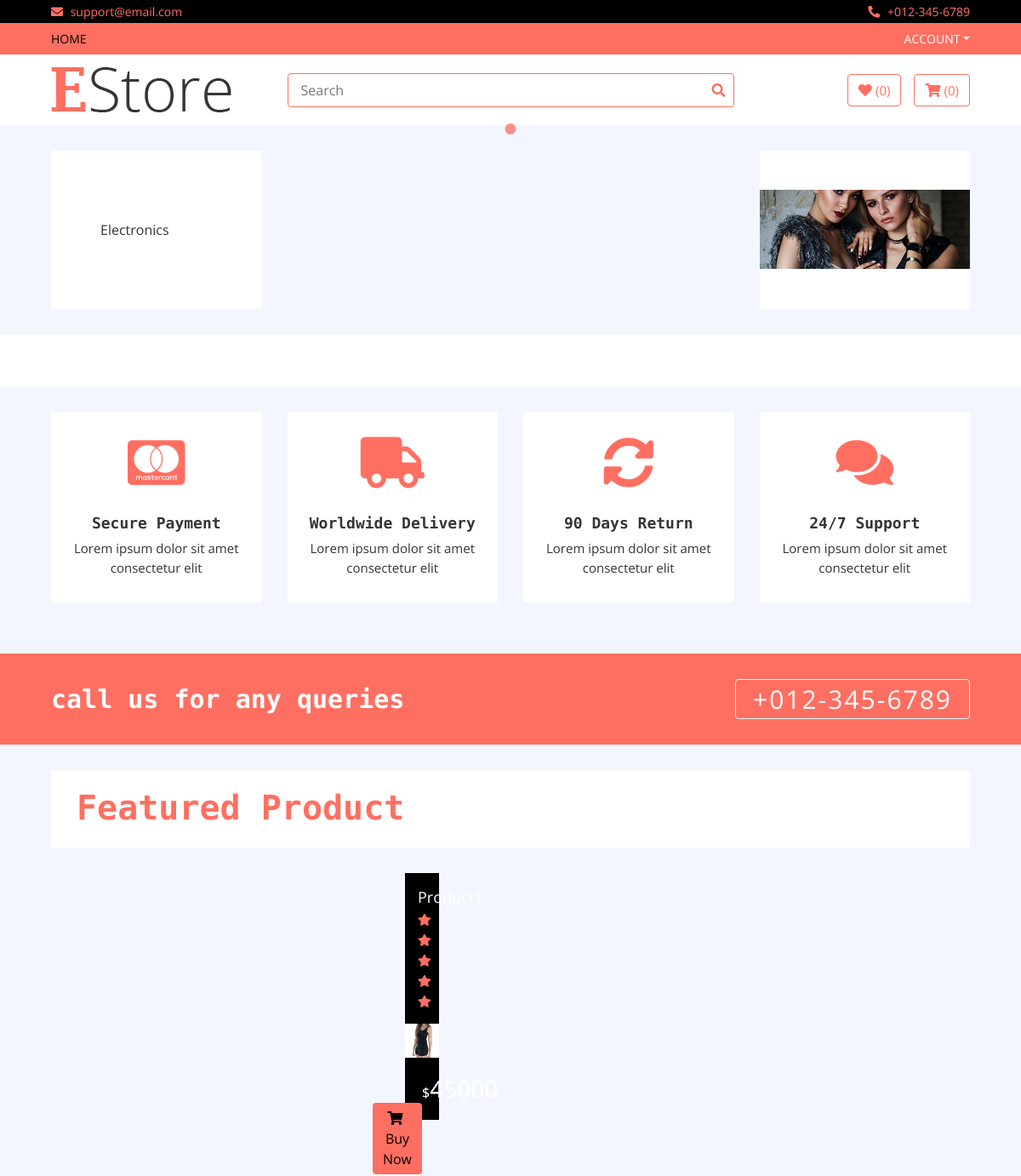
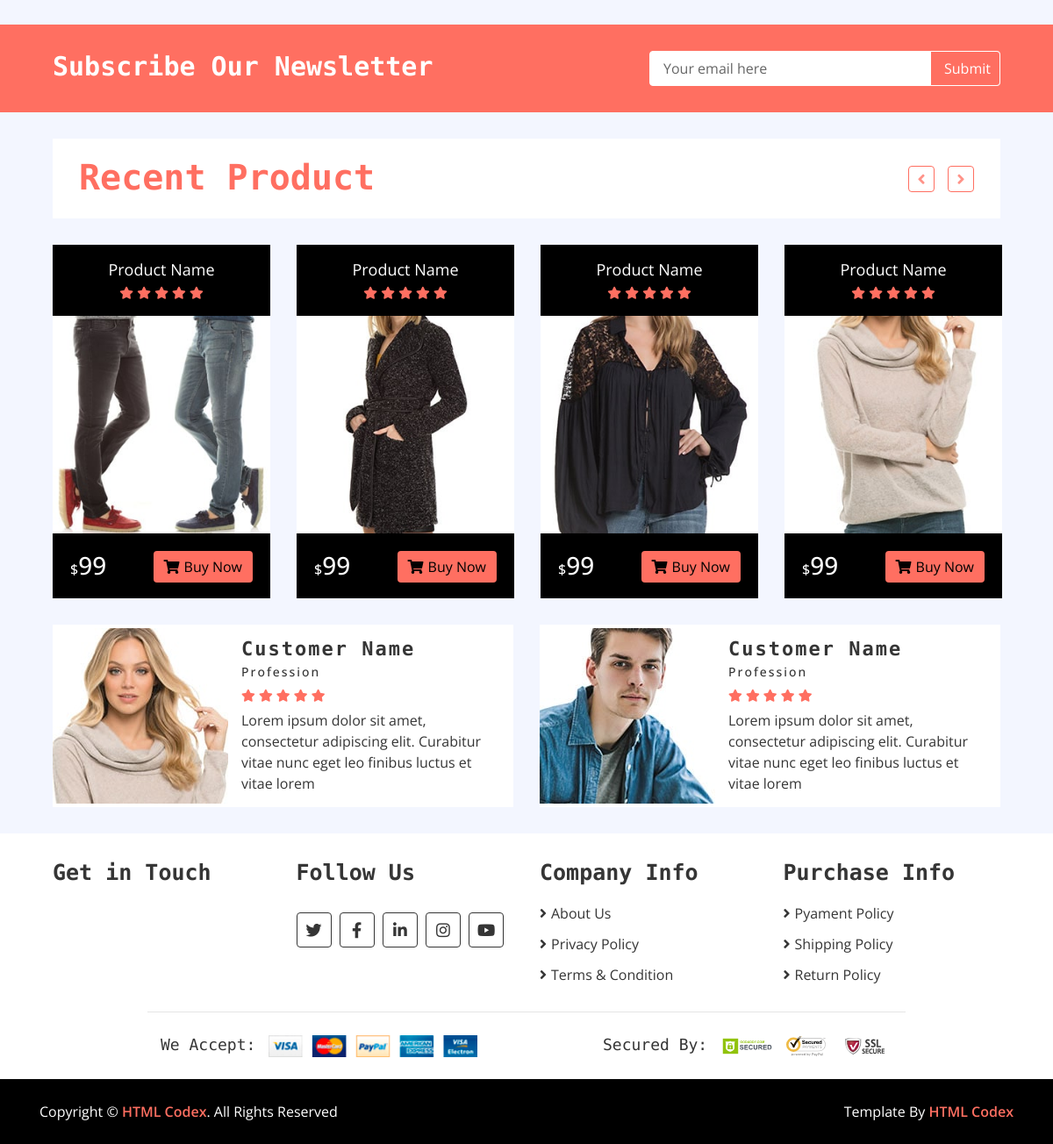
The page / on the database its author committed (2 pictures, top to bottom).
### home/models.py (models this page shows, shortened)
class Category(models.Model):
    name = models.CharField(max_length=200)
    logo = models.CharField(max_length=200)
    slug = models.CharField(max_length=500, unique=True)

class Ad(models.Model):
    title = models.CharField(max_length=500)
    image = models.ImageField(upload_to='media')
    url = models.URLField(max_length=500,blank = True)
    rank = models.IntegerField()

class Product(models.Model):
    name = models.CharField(max_length=100)
    category = models.ForeignKey(Category,on_delete=models.CASCADE)
    brand = models.ForeignKey(Brand, on_delete = models.CASCADE)
    price = models.IntegerField()
    discounted_price = models.IntegerField()
    image = models.ImageField(upload_to='media')
    description = models.TextField(blank = True)
    specification = models.TextField(blank=True)
    slug = models.TextField()
    label = models.CharField(choices=LABEL,max_length=20)
    stock = models.CharField(choices=STOCK, max_length=20)

### home/views.py (the view)
# urls.py: path('', HomeView.as_view(), name='home'),
class HomeView(BaseView):
    def get(self,request):
        self.views
        self.views['sliders'] = Slider.objects.all()
        self.views['ads'] = Ad.objects.all()
        self.views['contact_info'] = ContactInfo.objects.all()
        self.views['hot_news'] = Product.objects.filter(label = 'hot')
        self.views['new_news'] = Product.objects.filter(label = 'new')
        return render(request,'index.html',self.views)

### templates/index.html (shortened to what this page needs)
{% extends 'base.html' %}
{% load static %}
{% block content %}
        <div class="header">
            <div class="container-fluid">
                <div class="row">
                    <div class="col-md-3">
                        <nav class="navbar bg-light">
                            <ul class="navbar-nav">
                                {% for cat in categories %}
                                <li class="nav-item">
                                    <a class="nav-link" href="/category/{{cat.slug}}"><i class="fa fa-{{cat.logo}}"></i>{{cat.name}}</a>
                                </li>
                                {% endfor %}
                            </ul>
                        </nav>
                    </div>
                    <div class="col-md-6">
                    </div>
                    <div class="col-md-3">
                        <div class="header-img">
                            {% for ad in ads %}
                            {% if ad.rank == 1 %}
                            <div class="img-item">
                                <img src="{{ad.image.url}}" />
                            </div>
                            {% endif %}
                            {% endfor %}
                        </div>
                    </div>
                </div>
            </div>
        </div>
        <div class="brand">
            <div class="container-fluid">
                <div class="brand-slider">
                    {% for brand in brands %}
                    <div class="brand-item"><img src="{{brand.image.url}}" alt=""></div>
                    {% endfor %}
                </div>
            </div>
        </div>
        <div class="feature">
            <div class="container-fluid">
                <div class="row align-items-center">
                    <div class="col-lg-3 col-md-6 feature-col">
                        <div class="feature-content">
                            <i class="fab fa-cc-mastercard"></i>
                            <h2>Secure Payment</h2>
                            <p>
                                Lorem ipsum dolor sit amet consectetur elit
                            </p>
                        </div>
                    </div>
                    <div class="col-lg-3 col-md-6 feature-col">
                        <div class="feature-content">
                            <i class="fa fa-truck"></i>
                            <h2>Worldwide Delivery</h2>
                            <p>
                                Lorem ipsum dolor sit amet consectetur elit
                            </p>
                        </div>
                    </div>
                    <div class="col-lg-3 col-md-6 feature-col">
                        <div class="feature-content">
                            <i class="fa fa-sync-alt"></i>
                            <h2>90 Days Return</h2>
                            <p>
                                Lorem ipsum dolor sit amet consectetur elit
                            </p>
                        </div>
                    </div>
                    <div class="col-lg-3 col-md-6 feature-col">
                        <div class="feature-content">
                            <i class="fa fa-comments"></i>
                            <h2>24/7 Support</h2>
                            <p>
                                Lorem ipsum dolor sit amet consectetur elit
                            </p>
                        </div>
                    </div>
                </div>
            </div>
        </div>
        <div class="call-to-action">
            <div class="container-fluid">
                <div class="row align-items-center">
                    <div class="col-md-6">
                        <h1>call us for any queries</h1>
                    </div>
                    <div class="col-md-6">
                        <a href="tel:0123456789">+012-345-6789</a>
                    </div>
                </div>
            </div>
        </div>
        <div class="featured-product product">
            <div class="container-fluid">
                <div class="section-header">
                    <h1>Featured Product</h1>
                </div>
                <div class="row align-items-center product-slider product-slider-4">
                    {% for hot in hot_news %}
                    <div class="col-lg-3">
                        <div class="product-item">
                            <div class="product-title">
                                <a href="/details/{{hot.slug}}">{{hot.name}}</a>
                                <div class="ratting">
                                    <i class="fa fa-star"></i>
                                    <i class="fa fa-star"></i>
                                    <i class="fa fa-star"></i>
                                    <i class="fa fa-star"></i>
                                    <i class="fa fa-star"></i>
                                </div>
                            </div>
                            <div class="product-image">
                                <a href="product-detail.html">
                                    <img src="{{hot.image.url}}" alt="Product Image">
                                </a>
                            </div>
                            <div class="product-price">
                                {% if hot.discounted_price > 0 %}
                                <h3><span>$</span>{{hot.discounted_price}}</h3>
                                {% else %}
                                <h3><span>$</span>{{hot.price}}</h3>
                                {% endif %}
                                <a class="btn" href="/add_to_cart/{{hot.slug}}"><i class="fa fa-shopping-cart"></i>Buy Now</a>
                            </div>
                        </div>
                    </div>
                    {% endfor %}
                </div>
            </div>
        </div>
        <div class="newsletter">
            <div class="container-fluid">
                <div class="row">
                    <div class="col-md-6">
                        <h1>Subscribe Our Newsletter</h1>
                    </div>
                    <div class="col-md-6">
                        <div class="form">
                            <input type="email" value="Your email here">
                            <button>Submit</button>
                        </div>
                    </div>
                </div>
            </div>
        </div>
        <div class="recent-product product">
            <div class="container-fluid">
                <div class="section-header">
                    <h1>Recent Product</h1>
                </div>
                <div class="row align-items-center product-slider product-slider-4">
                    <div class="col-lg-3">
                        <div class="product-item">
                            <div class="product-title">
                                <a href="#">Product Name</a>
                                <div class="ratting">
                                    <i class="fa fa-star"></i>
                                    <i class="fa fa-star"></i>
                                    <i class="fa fa-star"></i>
                                    <i class="fa fa-star"></i>
                                    <i class="fa fa-star"></i>
                                </div>
                            </div>
                            <div class="product-image">
                                <a href="product-detail.html">
                                    <img src="img/product-6.jpg" alt="Product Image">
                                </a>
                            </div>
                            <div class="product-price">
                                <h3><span>$</span>99</h3>
                                <a class="btn" href=""><i class="fa fa-shopping-cart"></i>Buy Now</a>
                            </div>
                        </div>
                    </div>
                    <div class="col-lg-3">
                        <div class="product-item">
                            <div class="product-title">
                                <a href="#">Product Name</a>
                                <div class="ratting">
                                    <i class="fa fa-star"></i>
                                    <i class="fa fa-star"></i>
                                    <i class="fa fa-star"></i>
                                    <i class="fa fa-star"></i>
                                    <i class="fa fa-star"></i>
                                </div>
                            </div>
                            <div class="product-image">
                                <a href="product-detail.html">
                                    <img src="img/product-7.jpg" alt="Product Image">
                                </a>
                            </div>
                            <div class="product-price">
                                <h3><span>$</span>99</h3>
                                <a class="btn" href=""><i class="fa fa-shopping-cart"></i>Buy Now</a>
                            </div>
                        </div>
                    </div>
                    <div class="col-lg-3">
                        <div class="product-item">
                            <div class="product-title">
                                <a href="#">Product Name</a>
                                <div class="ratting">
                                    <i class="fa fa-star"></i>
                                    <i class="fa fa-star"></i>
                                    <i class="fa fa-star"></i>
                                    <i class="fa fa-star"></i>
                                    <i class="fa fa-star"></i>
                                </div>
                            </div>
                            <div class="product-image">
                                <a href="product-detail.html">
                                    <img src="img/product-8.jpg" alt="Product Image">
                                </a>
                            </div>
                            <div class="product-price">
                                <h3><span>$</span>99</h3>
                                <a class="btn" href=""><i class="fa fa-shopping-cart"></i>Buy Now</a>
                            </div>
                        </div>
                    </div>
                    <div class="col-lg-3">
                        <div class="product-item">
                            <div class="product-title">
                                <a href="#">Product Name</a>
                                <div class="ratting">
                                    <i class="fa fa-star"></i>
                                    <i class="fa fa-star"></i>
                                    <i class="fa fa-star"></i>
                                    <i class="fa fa-star"></i>
                                    <i class="fa fa-star"></i>
                                </div>
                            </div>
                            <div class="product-image">
                                <a href="product-detail.html">
                                    <img src="img/product-9.jpg" alt="Product Image">
                                </a>
                            </div>
                            <div class="product-price">
                                <h3><span>$</span>99</h3>
                                <a class="btn" href=""><i class="fa fa-shopping-cart"></i>Buy Now</a>
                            </div>
                        </div>
                    </div>
                </div>
            </div>
        </div>
        <div class="review">
            <div class="container-fluid">
                <div class="row align-items-center review-slider normal-slider">
                    <div class="col-md-6">
                        <div class="review-slider-item">
                            <div class="review-img">
                                <img src="img/review-1.jpg" alt="Image">
                            </div>
                            <div class="review-text">
                                <h2>Customer Name</h2>
                                <h3>Profession</h3>
                                <div class="ratting">
                                    <i class="fa fa-star"></i>
                                    <i class="fa fa-star"></i>
                                    <i class="fa fa-star"></i>
                                    <i class="fa fa-star"></i>
                                    <i class="fa fa-star"></i>
                                </div>
                                <p>
                                    Lorem ipsum dolor sit amet, consectetur adipiscing elit. Curabitur vitae nunc eget leo finibus luctus et vitae lorem
                                </p>
                            </div>
                        </div>
                    </div>
                    <div class="col-md-6">
                        <div class="review-slider-item">
                            <div class="review-img">
                                <img src="img/review-2.jpg" alt="Image">
                            </div>
                            <div class="review-text">
                                <h2>Customer Name</h2>
                                <h3>Profession</h3>
                                <div class="ratting">
                                    <i class="fa fa-star"></i>
                                    <i class="fa fa-star"></i>
                                    <i class="fa fa-star"></i>
                                    <i class="fa fa-star"></i>
                                    <i class="fa fa-star"></i>
                                </div>
                                <p>
                                    Lorem ipsum dolor sit amet, consectetur adipiscing elit. Curabitur vitae nunc eget leo finibus luctus et vitae lorem
                                </p>
                            </div>
                        </div>
                    </div>
                </div>
            </div>
        </div>
{% endblock %}

### rows shown on the page
Category: name "Electronics"
Ad: image (picture)
Product: name "Product1", image (picture), discounted_price "45000"
